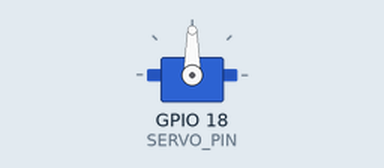
A program run on a simulated Raspberry Pi (BCM pin numbers). Shown: servo. Servo angles are drawn from the pulse width (0.5 ms = 0°, 2.5 ms = 180°).

Above: at 0.05 s.
At 2.0 s:
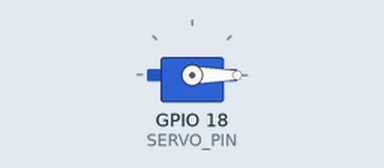
At 4.0 s:
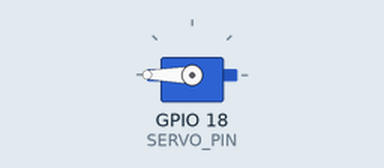
Timing chart, 0 to 5.2 s (numbered marks = the images above):
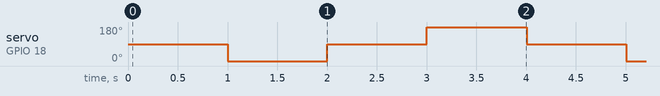

The program:

servo01.py
```python
import pigpio
import time

SERVO_PIN = 18

# pigpioを初期化
pi = pigpio.pi()

#　サーボモーターを特定の角度に設定する関数
def set_angle(angle):
    assert 0 <= angle <= 180, '角度は0から180の間でなければなりません'

    # 角度を500から2500のパルス幅にマッピングする
    pulse_width = (angle / 180) * (2500 - 500) + 500

    # パルス幅を設定してサーボを回転させる
    pi.set_servo_pulsewidth(SERVO_PIN, pulse_width)

# 使用例
while True:
    set_angle(90) # サーボを90度に設定
    time.sleep(1)

    set_angle(0) # サーボを0度に設定
    time.sleep(1)

    set_angle(90) # サーボを90度に設定
    time.sleep(1)

    set_angle(180) # サーボを180度に設定
    time.sleep(1)
```

Measured:
- by itself, servo on GPIO 18 (SERVO_PIN): repeats every 4.0 s: 90° 1.0 s, 180° 1.0 s, 90° 1.0 s, 0° 1.0 s
